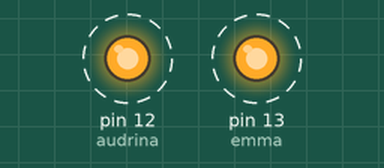
Recording of a sketch running on a simulated Arduino Uno, built with avr-gcc and run on an emulated ATmega328P. Shown: output pins drawn as LEDs (lit = HIGH). Dashed ring = blinking.

Above: at 0.5 s.
Timing chart, 0 to 4.6 s (numbered marks = the images above):
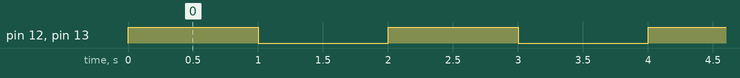

Measured:
- by itself, pin 12 (audrina), pin 13 (emma): alternates HIGH for 1.0 s and LOW for 1.0 s

The sketch:

audrina_emma.ino
```cpp
int emma=13;
int audrina=12;
void setup() {
  // put your setup code here, to run once:
  pinMode(emma, OUTPUT);
  pinMode (audrina, OUTPUT);
}

void loop() {
  // put your main code here, to run repeatedly:
  digitalWrite(emma, HIGH);
  digitalWrite (audrina,HIGH);
  delay(1000);
  digitalWrite (emma,LOW);
  digitalWrite (audrina, LOW);
  delay (1000);

}
```
